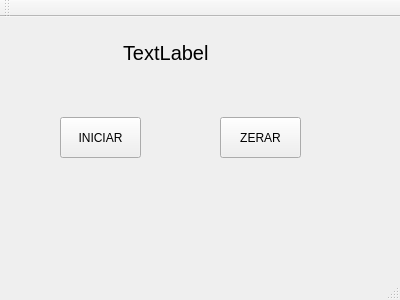
<?xml version="1.0" encoding="UTF-8"?>
<ui version="4.0">
 <class>MainWindow</class>
 <widget class="QMainWindow" name="MainWindow">
  <property name="geometry">
   <rect>
    <x>0</x>
    <y>0</y>
    <width>400</width>
    <height>300</height>
   </rect>
  </property>
  <property name="windowTitle">
   <string>MainWindow</string>
  </property>
  <widget class="QWidget" name="centralWidget">
   <widget class="QLabel" name="label">
    <property name="geometry">
     <rect>
      <x>123</x>
      <y>20</y>
      <width>141</width>
      <height>31</height>
     </rect>
    </property>
    <property name="font">
     <font>
      <family>MS Sans Serif</family>
      <pointsize>15</pointsize>
     </font>
    </property>
    <property name="layoutDirection">
     <enum>Qt::LeftToRight</enum>
    </property>
    <property name="text">
     <string>TextLabel</string>
    </property>
   </widget>
   <widget class="QPushButton" name="iniciar">
    <property name="geometry">
     <rect>
      <x>60</x>
      <y>100</y>
      <width>81</width>
      <height>41</height>
     </rect>
    </property>
    <property name="text">
     <string>INICIAR</string>
    </property>
   </widget>
   <widget class="QPushButton" name="parar">
    <property name="geometry">
     <rect>
      <x>220</x>
      <y>100</y>
      <width>81</width>
      <height>41</height>
     </rect>
    </property>
    <property name="text">
     <string>ZERAR</string>
    </property>
   </widget>
  </widget>
  <widget class="QMenuBar" name="menuBar">
   <property name="geometry">
    <rect>
     <x>0</x>
     <y>0</y>
     <width>400</width>
     <height>21</height>
    </rect>
   </property>
  </widget>
  <widget class="QToolBar" name="mainToolBar">
   <attribute name="toolBarArea">
    <enum>TopToolBarArea</enum>
   </attribute>
   <attribute name="toolBarBreak">
    <bool>false</bool>
   </attribute>
  </widget>
  <widget class="QStatusBar" name="statusBar"/>
 </widget>
 <layoutdefault spacing="6" margin="11"/>
 <resources/>
 <connections/>
</ui>
